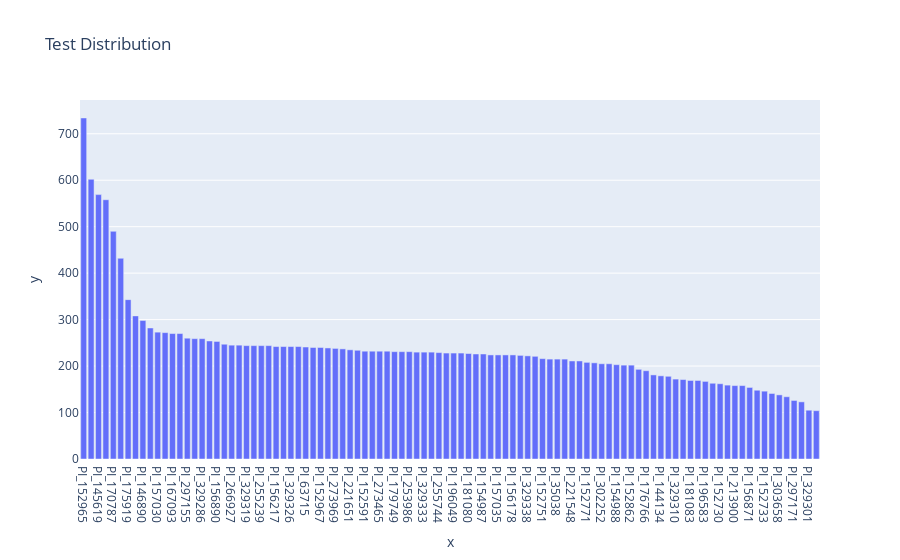
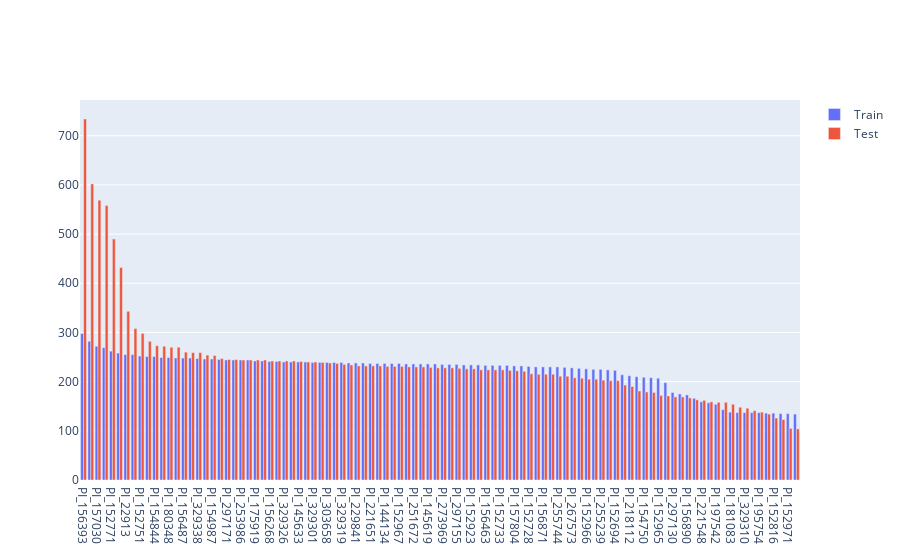

Here is the notebook cell these charts were saved with, in order:
### Markdown cell above
We infer that model which is closer to the train distribution has a higher score , So we should focus on predicting the underrepresented class more .

### Code cell
test_df = pd.read_csv('/home/mithil/PycharmProjects/Cultivar_FGVC9/submissions/tta/effnetv2_m_25epoch_probablity.csv')
test_distribution = test_df['cultivar'].value_counts().to_dict()
dict_test = {'x': list(test_distribution.keys()), 'y': list(test_distribution.values())}
fig = px.bar(dict_test, x='x', y='y', title='Test Distribution')
fig.show()
fig.write_html("/home/mithil/PycharmProjects/Cultivar_FGVC9/plots/test_distribution_lower_score.html")
sorted(train_distribution.items())
sorted(test_distribution.items())
fig = go.Figure(data=[
    go.Bar(name='Train', x=list(train_distribution.keys()), y=list(train_distribution.values())),
    go.Bar(name='Test', x=list(train_distribution.keys()), y=list(test_distribution.values()))
])
# Change the bar mode
fig.update_layout(barmode='group')
fig.show()
fig.write_html("/home/mithil/PycharmProjects/Cultivar_FGVC9/plots/est_distribution_lower_score.html")

### Figure 1 — Plotly figure (JSON) as saved in the notebook; plotly's stock layout.template omitted (floating-point values rounded to 4 significant figures)
{"data": [{"alignmentgroup": "True", "hovertemplate": "x=%{x}<br>y=%{y}<extra></extra>", "legendgroup": "", "marker": {"color": "#636efa", "pattern": {"shape": ""}}, "name": "", "offsetgroup": "", "orientation": "v", "showlegend": false, "textposition": "auto", "x": ["PI_152965", "PI_196586", "PI_145619", "PI_92270", "PI_170787", "PI_156463", "PI_175919", "PI_180348", "PI_146890", "PI_329299", "PI_157030", "PI_145633", "PI_167093", "PI_257599", "PI_297155", "PI_154844", "PI_329286", "PI_156330", "PI_156890", "PI_153877", "PI_266927", "PI_152923", "PI_329319", "PI_145626", "PI_255239", "PI_52606", "PI_156217", "PI_297130", "PI_329326", "PI_276837", "PI_63715", "PI_154846", "PI_152967", "PI_155516", "PI_273969", "PI_329300", "PI_221651", "PI_217691", "PI_152591", "PI_267573", "PI_273465", "PI_196598", "PI_179749", "PI_251672", "PI_253986", "PI_155760", "PI_329333", "PI_229841", "PI_255744", "PI_152651", "PI_196049", "PI_22913", "PI_181080", "PI_157804", "PI_154987", "PI_329351", "PI_157035", "PI_197542", "PI_156178", "PI_155885", "PI_329338", "PI_329256", "PI_152751", "PI_152961", "PI_35038", "PI_152694", "PI_221548", "PI_152728", "PI_152771", "PI_152860", "PI_302252", "PI_156326", "PI_154988", "PI_154750", "PI_152862", "PI_19770", "PI_176766", "PI_152966", "PI_144134", "PI_218112", "PI_329310", "PI_152971", "PI_181083", "PI_152828", "PI_196583", "PI_195754", "PI_152730", "PI_257600", "PI_213900", "PI_152816", "PI_156871", "PI_156268", "PI_152733", "PI_154944", "PI_303658", "PI_152727", "PI_297171", "PI_156487", "PI_329301", "PI_156393"], "xaxis": "x", "y": [734, 602, 569, 558, 490, 432, 343, 308, 298, 282, 273, 272, 270, 270, 260, 259, 259, 254, 253, 247, 245, 245, 244, 244, 244, 244, 242, 242, 242, 242, 241, 240, 240, 239, 238, 237, 235, 234, 232, 232, 232, 232, 231, 231, 231, 230, 230, 230, 229, 228, 228, 228, 227, 226, 226, 224, 224, 224, 224, 223, 222, 221, 216, 215, 215, 215, 211, 211, 208, 207, 205, 205, 203, 202, 202, 193, 190, 181, 179, 178, 172, 171, 169, 169, 167, 163, 162, 159, 158, 158, 154, 148, 146, 141, 138, 134, 126, 123, 105, 104], "yaxis": "y", "type": "bar"}], "layout": {"xaxis": {"anchor": "y", "domain": [0.0, 1.0], "title": {"text": "x"}}, "yaxis": {"anchor": "x", "domain": [0.0, 1.0], "title": {"text": "y"}}, "legend": {"tracegroupgap": 0}, "title": {"text": "Test Distribution"}, "barmode": "relative"}}

### Figure 2 — Plotly figure (JSON) as saved in the notebook; plotly's stock layout.template omitted (floating-point values rounded to 4 significant figures)
{"data": [{"name": "Train", "x": ["PI_156393", "PI_155760", "PI_157030", "PI_329299", "PI_152771", "PI_52606", "PI_22913", "PI_152727", "PI_152751", "PI_154988", "PI_154844", "PI_176766", "PI_180348", "PI_156326", "PI_156487", "PI_153877", "PI_329338", "PI_266927", "PI_154987", "PI_156330", "PI_297171", "PI_170787", "PI_253986", "PI_329286", "PI_175919", "PI_152828", "PI_156268", "PI_152862", "PI_329326", "PI_155516", "PI_145633", "PI_329300", "PI_329301", "PI_276837", "PI_303658", "PI_329351", "PI_329319", "PI_302252", "PI_229841", "PI_152651", "PI_221651", "PI_156217", "PI_144134", "PI_154944", "PI_152967", "PI_329333", "PI_251672", "PI_152860", "PI_145619", "PI_167093", "PI_273969", "PI_146890", "PI_297155", "PI_217691", "PI_152923", "PI_92270", "PI_156463", "PI_273465", "PI_152733", "PI_63715", "PI_157804", "PI_154846", "PI_152728", "PI_152730", "PI_156871", "PI_19770", "PI_255744", "PI_257599", "PI_267573", "PI_157035", "PI_152966", "PI_196049", "PI_255239", "PI_35038", "PI_152694", "PI_156178", "PI_218112", "PI_179749", "PI_154750", "PI_196586", "PI_152965", "PI_196598", "PI_297130", "PI_329256", "PI_156890", "PI_196583", "PI_221548", "PI_145626", "PI_197542", "PI_152591", "PI_181083", "PI_155885", "PI_329310", "PI_152961", "PI_195754", "PI_181080", "PI_152816", "PI_213900", "PI_152971", "PI_257600"], "y": [298, 282, 272, 269, 262, 258, 255, 255, 252, 251, 251, 249, 249, 248, 248, 248, 247, 246, 246, 245, 244, 244, 244, 244, 242, 242, 241, 241, 240, 240, 240, 240, 239, 239, 239, 239, 239, 238, 238, 238, 237, 237, 237, 237, 237, 236, 236, 236, 236, 236, 235, 235, 235, 234, 234, 234, 233, 233, 233, 233, 232, 232, 231, 230, 230, 230, 230, 229, 228, 227, 226, 225, 225, 224, 223, 214, 212, 210, 209, 208, 207, 198, 178, 175, 173, 166, 159, 157, 154, 143, 138, 137, 137, 137, 137, 136, 136, 135, 135, 134], "type": "bar"}, {"name": "Test", "x": ["PI_156393", "PI_155760", "PI_157030", "PI_329299", "PI_152771", "PI_52606", "PI_22913", "PI_152727", "PI_152751", "PI_154988", "PI_154844", "PI_176766", "PI_180348", "PI_156326", "PI_156487", "PI_153877", "PI_329338", "PI_266927", "PI_154987", "PI_156330", "PI_297171", "PI_170787", "PI_253986", "PI_329286", "PI_175919", "PI_152828", "PI_156268", "PI_152862", "PI_329326", "PI_155516", "PI_145633", "PI_329300", "PI_329301", "PI_276837", "PI_303658", "PI_329351", "PI_329319", "PI_302252", "PI_229841", "PI_152651", "PI_221651", "PI_156217", "PI_144134", "PI_154944", "PI_152967", "PI_329333", "PI_251672", "PI_152860", "PI_145619", "PI_167093", "PI_273969", "PI_146890", "PI_297155", "PI_217691", "PI_152923", "PI_92270", "PI_156463", "PI_273465", "PI_152733", "PI_63715", "PI_157804", "PI_154846", "PI_152728", "PI_152730", "PI_156871", "PI_19770", "PI_255744", "PI_257599", "PI_267573", "PI_157035", "PI_152966", "PI_196049", "PI_255239", "PI_35038", "PI_152694", "PI_156178", "PI_218112", "PI_179749", "PI_154750", "PI_196586", "PI_152965", "PI_196598", "PI_297130", "PI_329256", "PI_156890", "PI_196583", "PI_221548", "PI_145626", "PI_197542", "PI_152591", "PI_181083", "PI_155885", "PI_329310", "PI_152961", "PI_195754", "PI_181080", "PI_152816", "PI_213900", "PI_152971", "PI_257600"], "y": [734, 602, 569, 558, 490, 432, 343, 308, 298, 282, 273, 272, 270, 270, 260, 259, 259, 254, 253, 247, 245, 245, 244, 244, 244, 244, 242, 242, 242, 242, 241, 240, 240, 239, 238, 237, 235, 234, 232, 232, 232, 232, 231, 231, 231, 230, 230, 230, 229, 228, 228, 228, 227, 226, 226, 224, 224, 224, 224, 223, 222, 221, 216, 215, 215, 215, 211, 211, 208, 207, 205, 205, 203, 202, 202, 193, 190, 181, 179, 178, 172, 171, 169, 169, 167, 163, 162, 159, 158, 158, 154, 148, 146, 141, 138, 134, 126, 123, 105, 104], "type": "bar"}], "layout": {"barmode": "group"}}
